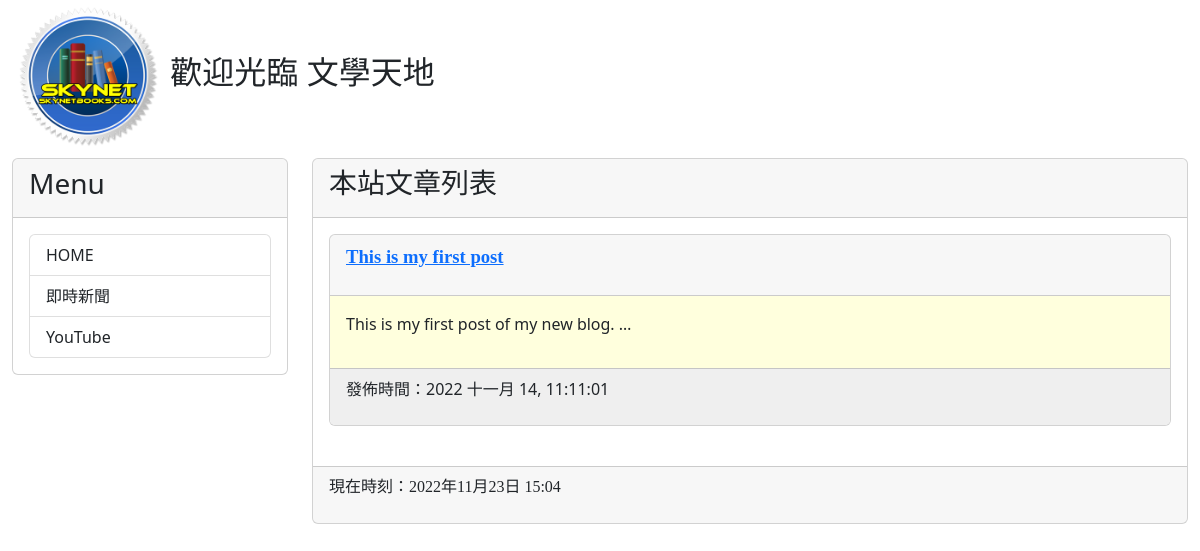
The app's page /, older data.
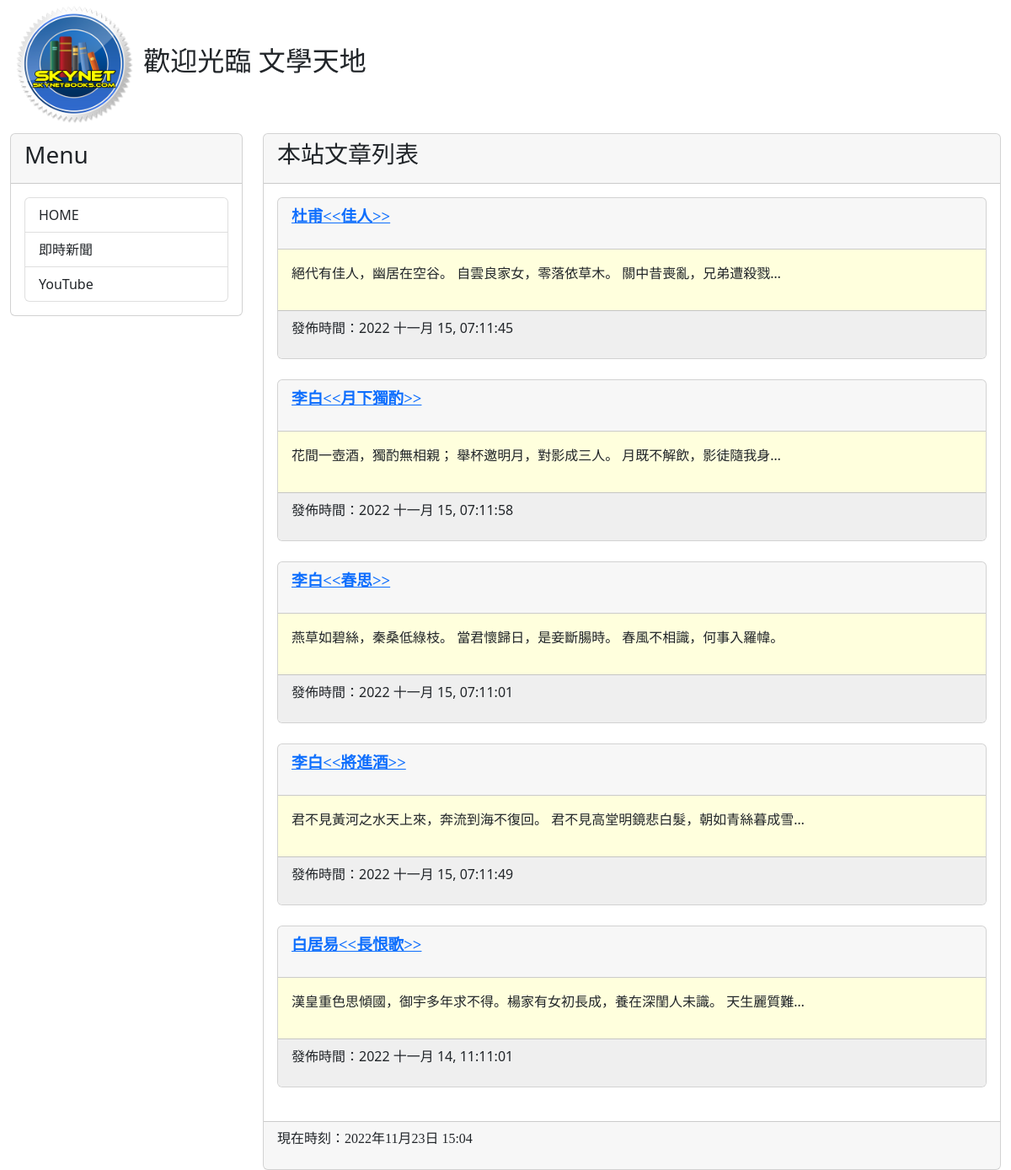
The same page, newer data.
### mysite/models.py (models this page shows, shortened)
class Post(models.Model):
    title = models.CharField(max_length=200)
    slug = models.CharField(max_length=200)
    body = models.TextField()
    pub_date = models.DateTimeField(auto_now_add=True)
    class Meta:
        ordering = ('-pub_date',)

### mysite/views.py (the view)
# urls.py: path('', homepage),
def homepage(request):
    posts = Post.objects.all()
    now = datetime.now()
    return render(request, "index.html", locals())

### templates/index.html (shortened to what this page needs)
{% extends 'base.html' %}
{% block headmessage %}
    <h3 style='font-family:標楷體;'>本站文章列表</a>
{% endblock %}
{% block content %}
    {% for post in posts %}
    <div class='card'>
        <div class='card-header'>
            <p style='font-family:微軟正黑體;font-size:14pt;font-weight:bold;'>
                <a href='/post/{{post.slug}}'>{{ post.title }}</a>
            </p>
        </div>
        <div class='card-body' style='background-color:#ffffdd'>
            <p>
               {{ post.body | truncatechars:40 }}
            </p>
        </div>
        <div class='card-footer'  style='background-color:#efefef'>
            <p>
                發佈時間：{{ post.pub_date | date:"Y M d, h:m:s"}}
            </p>
        </div>
    </div>
    <br>
    {% endfor %}
{% endblock %}

### templates/base.html (shortened to what this page needs)
<!DOCTYPE>
<html>
<head>
    <link href="https://cdn.jsdelivr.net/npm/bootstrap@5.2.2/dist/css/bootstrap.min.css" rel="stylesheet">
</head>
<body>
    <div class="container-fluid">
        {% include 'header.html' %}
        <div class="row">
            <div class="col-sm-3 col-md-3">
                <div class="card">
                    <div class="card-header">
                        <h3>Menu</h3>
                    </div>
                    <div class="card-body">
                        <div class='list-group'>
                            <a href='/' class='list-group-item'>HOME</a>
                            <a href='https://google.com/news' class='list-group-item'>即時新聞</a>
                            <a href='https://youtube.com/' class='list-group-item'>YouTube</a>
                        </div>
                    </div>
                </div>
            </div>
            <div class="col-sm-9 col-md-9">
                <div class="card">
                    <div class="card-header">
                        {% block headmessage %}
                        {% endblock %}
                    </div>
                    <div class="card-body">
                        {% block content %} {% endblock %}
                    </div>
                    <div class="card-footer">
                        {% include 'footer.html' %}
                    </div>
                </div>
            </div>
        </div>
    </div>
</body>
</html>

### templates/header.html
{% load static %}
<h2><img src="{% static 'images/logo.png' %}" width="150">
歡迎光臨 文學天地</h2>

### templates/footer.html
{% block footer %}
    {% if now %}
    <p style='font-family:微軟正黑體;'>現在時刻：{{ now }}</p>
    {% else %}
    <p style='font-family:微軟正黑體;'>本文內容取自網路，如有侵權請來信通知下架...</p>
    {% endif %}
{% endblock %}

Row changes from the older to the newer data that the page shows:
added Post: title "杜甫<<佳人>>", body "絕代有佳人，幽居在空谷。 自雲良家女，零落依草木。 關中昔喪亂，兄弟遭殺戮…", pub_date "2022 十一月 15, 07:11:45"
added Post: title "李白<<月下獨酌>>", body "花間一壺酒，獨酌無相親； 舉杯邀明月，對影成三人。 月既不解飲，影徒隨我身…", pub_date "2022 十一月 15, 07:11:58"
added Post: title "李白<<春思>>", body "燕草如碧絲，秦桑低綠枝。 當君懷歸日，是妾斷腸時。 春風不相識，何事入羅幃。", pub_date "2022 十一月 15, 07:11:01"
added Post: title "李白<<將進酒>>", body "君不見黃河之水天上來，奔流到海不復回。 君不見高堂明鏡悲白髮，朝如青絲暮成雪…", pub_date "2022 十一月 15, 07:11:49"
changed Post: title "This is my first post" → "白居易<<長恨歌>>"; body "This is my first post of my new blog. …" → "漢皇重色思傾國，御宇多年求不得。楊家有女初長成，養在深閨人未識。 天生麗質難…"
